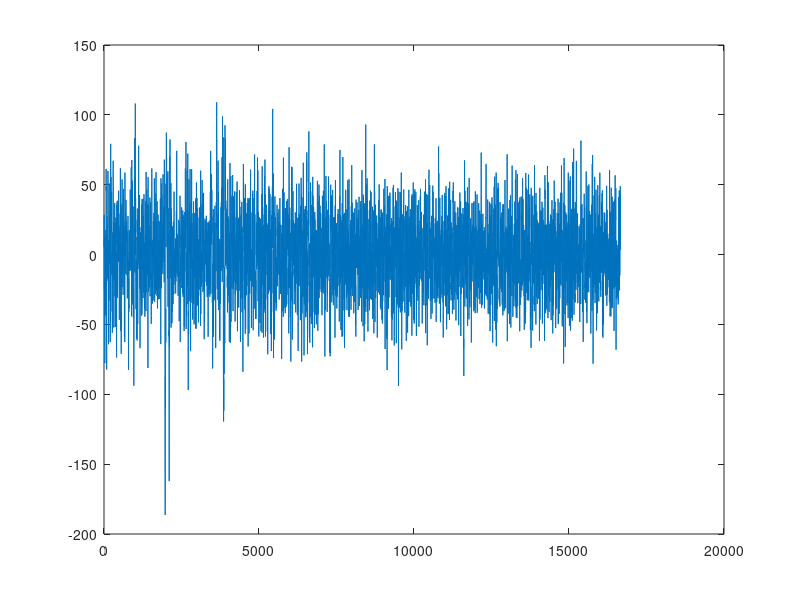
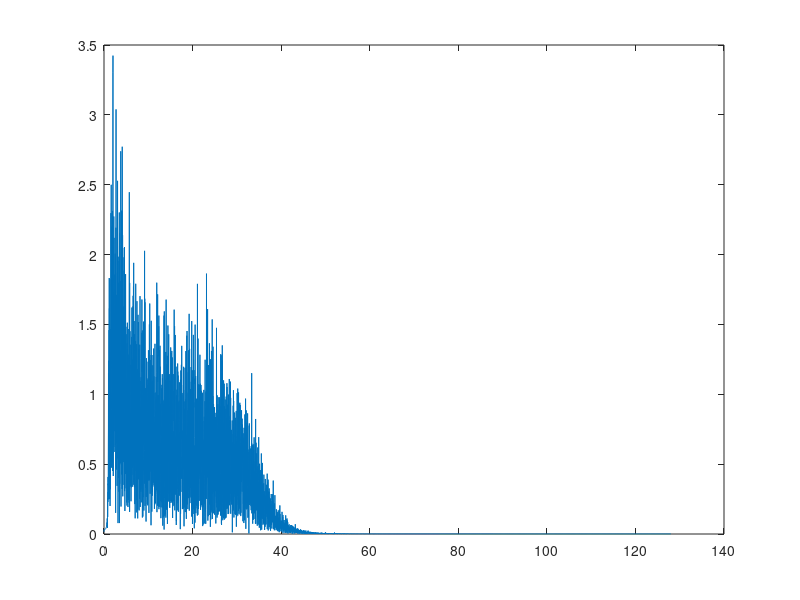

These figures' MATLAB source, in order: (Note: this script raises an error after producing the figures.)
clear all; close all;
addpath 'functions'

data = csvread("my_matrix.csv");
Fs = 256; % Sampling frequency
data = data(:,:);

vector_tp9 = data(1,:);
vector_af7 = data(2,:);
vector_af8 = data(3,:);
vector_tp10 = data(4,:);
vector_raux = data(5,:);

vector_tp9 = vector_tp9 - vector_raux;
vector_af7 = vector_af7 - vector_raux;
vector_af8 = vector_af8 - vector_raux;
vector_tp10 = vector_tp10 - vector_raux;

low_cf = 1;
high_cf = 35;
filter_order = 6;
[b, a] = butter(filter_order, [low_cf high_cf]/(Fs/2));
vector_tp9 = filtfilt(b,a,vector_tp9);

plot(vector_tp9);

T = 1/Fs; % Sampling period
L = length(vector_tp9); % Length of signal
t = (0:L-1)*T; % Time vector
Y = fft(vector_tp9); % Fourier transform
P2 = abs(Y/L); % Two-sided spectrum
P1 = P2(1:L/2+1); % Single-sided spectrum
P1(2:end-1) = 2*P1(2:end-1);
f = Fs*(0:(L/2))/L; % Frequency vector
figure
plot(f,P1) 

% Load EEG data
eeg_data = vector_tp9;

% Define frequency bands of interest
alpha_freq = [8, 13];
theta_freq = [4, 8];
beta_freq = [13, 30];
gamma_freq = [30, 100];

% Apply bandpass filter to signal
alpha_signal = eegfilt(eeg_data, Fs, alpha_freq(1), alpha_freq(2));
theta_signal = eegfilt(eeg_data, Fs, theta_freq(1), theta_freq(2));
beta_signal = eegfilt(eeg_data, Fs, beta_freq(1), beta_freq(2));
gamma_signal = eegfilt(eeg_data, Fs, gamma_freq(1), gamma_freq(2));

figure;
subplot(4,1,1);
plot(alpha_signal);
title('Alpha band');
xlabel('Time (s)');
ylabel('Voltage (uV)');
subplot(4,1,2);
plot(theta_signal);
title('Theta band');
xlabel('Time (s)');
ylabel('Voltage (uV)');
subplot(4,1,3);
plot(beta_signal);
title('Beta band');
xlabel('Time (s)');
ylabel('Voltage (uV)');
subplot(4,1,4);
plot(gamma_signal);
title('Gamma band');
xlabel('Time (s)');
ylabel('Voltage (uV)');

%% RÁCIO DE ENERGIAS ALPHA E GAMMA

% Set the interval duration in seconds
interval_duration = 2;

% Calculate the number of samples in each interval
interval_length = round(interval_duration * Fs);

% Calculate the number of intervals in the signal
num_intervals = floor(length(alpha_signal) / interval_length);

% Initialize an array to store the energy values
energy_alpha = zeros(num_intervals, 1);
energy_gamma = zeros(num_intervals, 1);

% Calculate the energy for each interval
for i = 1:num_intervals
    start_index = (i - 1) * interval_length + 1;
    end_index = start_index + interval_length - 1;
    energy_alpha(i) = sum(alpha_signal(start_index:end_index).^2);
    energy_gamma(i) = sum(gamma_signal(start_index:end_index).^2);
end

energy = energy_alpha ./ energy_gamma;

% Plot the energy values over time
t = (1:num_intervals) * interval_duration;
figure
plot(t, energy);
xlabel('Time (s)');
ylabel('Energy');
title('Signal Energy Over Time');

%% DASM - ALPHA

